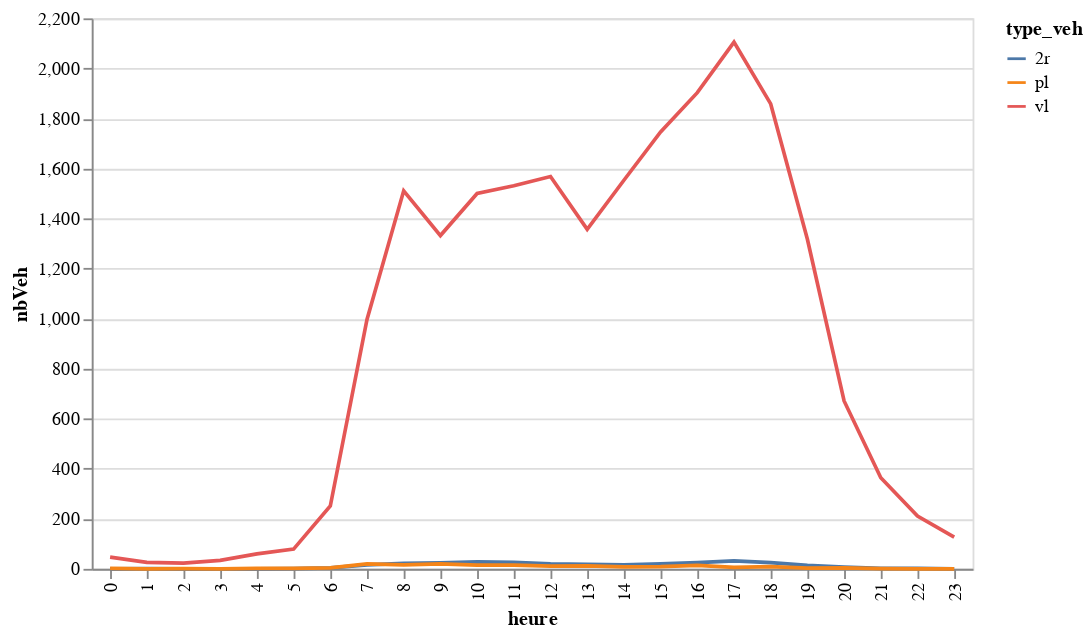

This figure's notebook cell:
### Code cell
dicoHoraire['mjo'] ['2sens']['graph']

### Figure 1 — Vega-Lite specification as saved in the notebook (floating-point values rounded to 4 significant figures)
{"config": {"view": {"continuousWidth": 400, "continuousHeight": 300}}, "data": {"name": "data-9ead4bea73b249fb44ef87f5e8c38421"}, "mark": "line", "encoding": {"color": {"type": "nominal", "field": "type_veh"}, "x": {"type": "ordinal", "field": "heure"}, "y": {"type": "quantitative", "field": "nbVeh"}}, "$schema": "https://vega.github.io/schema/vega-lite/v4.8.1.json", "datasets": {"data-9ead4bea73b249fb44ef87f5e8c38421": [{"heure": 0, "type_veh": "2r", "nbVeh": 0.0}, {"heure": 0, "type_veh": "pl", "nbVeh": 2.0}, {"heure": 0, "type_veh": "vl", "nbVeh": 47.0}, {"heure": 1, "type_veh": "2r", "nbVeh": 1.0}, {"heure": 1, "type_veh": "pl", "nbVeh": 0.0}, {"heure": 1, "type_veh": "vl", "nbVeh": 26.0}, {"heure": 2, "type_veh": "2r", "nbVeh": 0.0}, {"heure": 2, "type_veh": "pl", "nbVeh": 1.0}, {"heure": 2, "type_veh": "vl", "nbVeh": 23.0}, {"heure": 3, "type_veh": "2r", "nbVeh": 0.0}, {"heure": 3, "type_veh": "pl", "nbVeh": 0.0}, {"heure": 3, "type_veh": "vl", "nbVeh": 34.0}, {"heure": 4, "type_veh": "2r", "nbVeh": 0.0}, {"heure": 4, "type_veh": "pl", "nbVeh": 2.0}, {"heure": 4, "type_veh": "vl", "nbVeh": 60.0}, {"heure": 5, "type_veh": "2r", "nbVeh": 1.0}, {"heure": 5, "type_veh": "pl", "nbVeh": 2.0}, {"heure": 5, "type_veh": "vl", "nbVeh": 79.0}, {"heure": 6, "type_veh": "2r", "nbVeh": 4.0}, {"heure": 6, "type_veh": "pl", "nbVeh": 4.0}, {"heure": 6, "type_veh": "vl", "nbVeh": 251.0}, {"heure": 7, "type_veh": "2r", "nbVeh": 16.0}, {"heure": 7, "type_veh": "pl", "nbVeh": 20.0}, {"heure": 7, "type_veh": "vl", "nbVeh": 997.0}, {"heure": 8, "type_veh": "2r", "nbVeh": 22.0}, {"heure": 8, "type_veh": "pl", "nbVeh": 16.0}, {"heure": 8, "type_veh": "vl", "nbVeh": 1511.0}, {"heure": 9, "type_veh": "2r", "nbVeh": 24.0}, {"heure": 9, "type_veh": "pl", "nbVeh": 20.0}, {"heure": 9, "type_veh": "vl", "nbVeh": 1332.0}, {"heure": 10, "type_veh": "2r", "nbVeh": 28.0}, {"heure": 10, "type_veh": "pl", "nbVeh": 15.0}, {"heure": 10, "type_veh": "vl", "nbVeh": 1500.0}, {"heure": 11, "type_veh": "2r", "nbVeh": 26.0}, {"heure": 11, "type_veh": "pl", "nbVeh": 15.0}, {"heure": 11, "type_veh": "vl", "nbVeh": 1531.0}, {"heure": 12, "type_veh": "2r", "nbVeh": 20.0}, {"heure": 12, "type_veh": "pl", "nbVeh": 11.0}, {"heure": 12, "type_veh": "vl", "nbVeh": 1568.0}, {"heure": 13, "type_veh": "2r", "nbVeh": 18.0}, {"heure": 13, "type_veh": "pl", "nbVeh": 12.0}, {"heure": 13, "type_veh": "vl", "nbVeh": 1357.0}, {"heure": 14, "type_veh": "2r", "nbVeh": 16.0}, {"heure": 14, "type_veh": "pl", "nbVeh": 8.0}, {"heure": 14, "type_veh": "vl", "nbVeh": 1553.0}, {"heure": 15, "type_veh": "2r", "nbVeh": 20.0}, {"heure": 15, "type_veh": "pl", "nbVeh": 9.0}, {"heure": 15, "type_veh": "vl", "nbVeh": 1746.0}, {"heure": 16, "type_veh": "2r", "nbVeh": 25.0}, {"heure": 16, "type_veh": "pl", "nbVeh": 14.0}, {"heure": 16, "type_veh": "vl", "nbVeh": 1903.0}, {"heure": 17, "type_veh": "2r", "nbVeh": 32.0}, {"heure": 17, "type_veh": "pl", "nbVeh": 6.0}, {"heure": 17, "type_veh": "vl", "nbVeh": 2105.0}, {"heure": 18, "type_veh": "2r", "nbVeh": 25.0}, {"heure": 18, "type_veh": "pl", "nbVeh": 9.0}, {"heure": 18, "type_veh": "vl", "nbVeh": 1858.0}, {"heure": 19, "type_veh": "2r", "nbVeh": 14.0}, {"heure": 19, "type_veh": "pl", "nbVeh": 3.0}, {"heure": 19, "type_veh": "vl", "nbVeh": 1317.0}, {"heure": 20, "type_veh": "2r", "nbVeh": 7.0}, {"heure": 20, "type_veh": "pl", "nbVeh": 4.0}, {"heure": 20, "type_veh": "vl", "nbVeh": 671.0}, {"heure": 21, "type_veh": "2r", "nbVeh": 2.0}, {"heure": 21, "type_veh": "pl", "nbVeh": 1.0}, {"heure": 21, "type_veh": "vl", "nbVeh": 364.0}, {"heure": 22, "type_veh": "2r", "nbVeh": 2.0}, {"heure": 22, "type_veh": "pl", "nbVeh": 0.0}, {"heure": 22, "type_veh": "vl", "nbVeh": 211.0}, {"heure": 23, "type_veh": "2r", "nbVeh": 0.0}, {"heure": 23, "type_veh": "pl", "nbVeh": 0.0}, {"heure": 23, "type_veh": "vl", "nbVeh": 127.0}]}}
